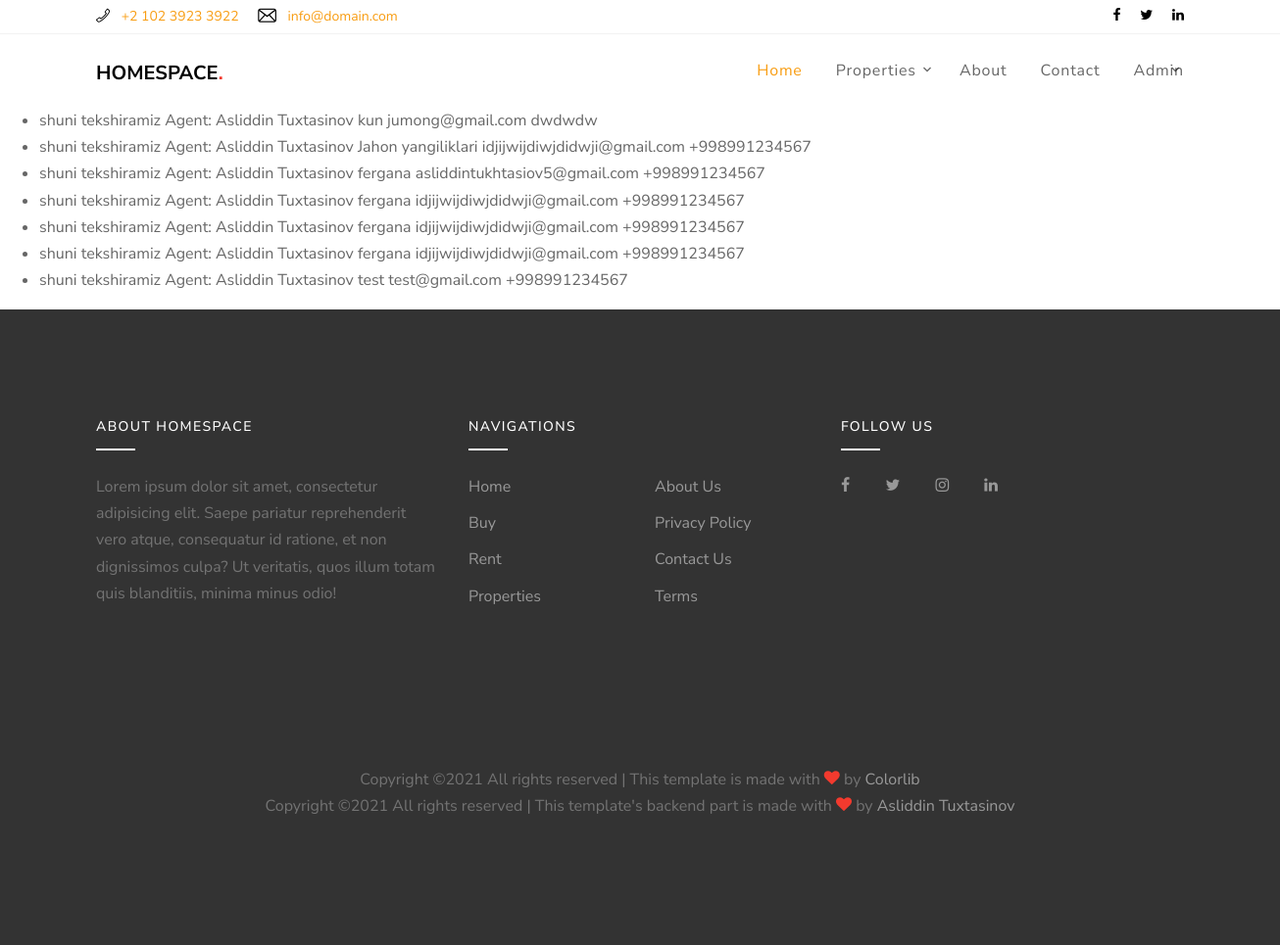
The page /users/contact-with-client/ (signed in) on the database as committed earlier.
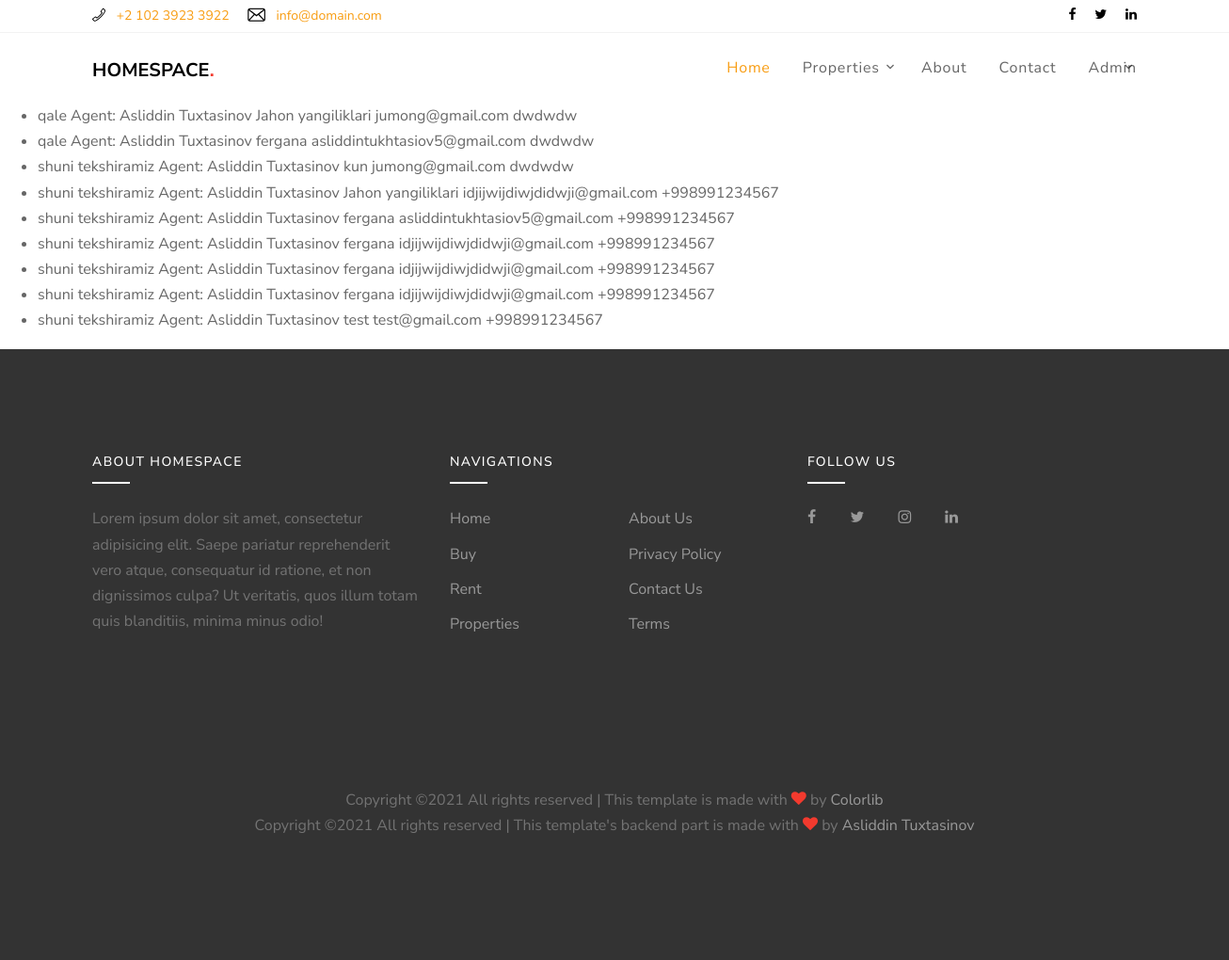
The same page on the database as committed later.
### main/models.py (models this page shows, shortened)
class ContactWithAgent(models.Model):
    post  = models.ForeignKey(Posts,on_delete=models.CASCADE,blank=False)
    agent = models.ForeignKey(Agents,on_delete=models.CASCADE,blank=False)
    name  = models.CharField(max_length=150,blank=False)
    email = models.EmailField(blank=False)
    number= models.CharField(max_length=50,blank=False)
    created_at = models.DateTimeField(auto_now_add=True)
    class Meta:
        ordering = ['-created_at']
        verbose_name_plural = 'Contacts'
        verbose_name = 'Contac tWith Agent'

class Posts(models.Model):
    title       = models.CharField(max_length=255,unique=True)
    region        = models.ForeignKey(Regions,on_delete=models.CASCADE,null=True)#default='somewhere in uzbesistan')
    district      = models.ForeignKey(Districts,on_delete=models.CASCADE,null=True)#default='somewhere in uzbesistan')
    adress        = models.CharField(max_length=255,null=True)
    diller        = models.ForeignKey(Agents,on_delete=models.SET_NULL,null=True)
    created_at    = models.DateTimeField(auto_now_add=True)
    slug = models.SlugField(max_length=255, db_index=True,blank=True)
    owner      = models.ForeignKey(User, on_delete=models.CASCADE)
    is_publish = models.BooleanField(default=False)
    is_send_mail = models.BooleanField(default=False)
    def __str__(self):
        return f"{self.title}"
    class Meta:
        ordering = ['-created_at']
        verbose_name_plural = 'Posts'
        verbose_name = 'Post'

### users/models.py (models this page shows)
class Agents(models.Model):
    agent=models.ForeignKey(get_user_model(),on_delete=models.CASCADE,related_name='agent')
    agent_info=models.TextField(max_length=300,null=True,blank=True)
    telegram = models.URLField(null=True,blank=True)
    def __str__(self):
        return f"Agent: {self.agent.first_name} {self.agent.last_name}"
    class Meta:
        verbose_name_plural = 'Agents'
        verbose_name = 'Agent'

class CustomUser(AbstractUser):
    telefon_number = models.CharField(max_length=75,null=True,blank=True)
    create_date = models.DateTimeField(auto_now_add=True)
    email = models.EmailField(
        'email address', unique=True,
        error_messages={
            'unique': "A user with that email already exists.",
        },)
    is_agent = models.BooleanField('agent',default=False,help_text=('is agent?'),)
    agent_info = models.TextField(max_length=300,null=True,blank=True)
    telegram = models.URLField(null=True,blank=True)

### users/views.py (the view)
# urls.py: path('contact-with-client/', ContactWithClientView.as_view(), name='contact-with-client'), # contqct with client
class ContactWithClientView(LoginRequiredMixin,ListView):
    model = ContactWithAgent
    context_object_name = 'contacts'
    template_name = 'profilePage/contact_with_client.html'
    paginate_by = 6
    paginate_orphans = 3
    def get_queryset(self):
        client = self.request.user
        if client.is_authenticated:
            diller=Agents.objects.get(agent=client)
            queryset = self.model._default_manager.filter(agent=diller)
            return queryset
        return None

### templates/profilePage/contact_with_client.html (shortened to what this page needs)
{% extends 'base.html' %}
{% load static %}
{% block content %}
<ul>
    {% for contact in contacts %}
        <li>
            {{contact.post}}
            {{contact.agent}}
            {{contact.name}}
            {{contact.email}}
            {{contact.number}}
        </li>
    {% endfor %}
</ul>
{% endblock %}

Rows that differ between the two databases and show on the page:
added ContactWithAgent: post "qale", agent "Agent: Asliddin Tuxtasinov", name "Jahon yangiliklari", email "jumong@gmail.com", number "dwdwdw"
added ContactWithAgent: post "qale", agent "Agent: Asliddin Tuxtasinov", name "fergana", email "asliddintukhtasiov5@gmail.com", number "dwdwdw"
